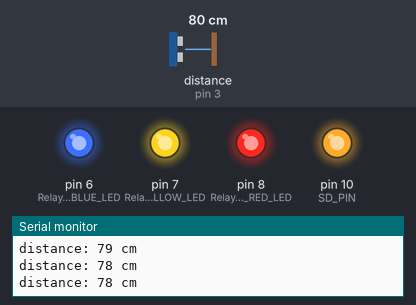
Recording of a sketch running on a simulated Arduino Uno, built with avr-gcc and run on an emulated ATmega328P. On the bench: output pins drawn as LEDs (lit = HIGH), the last lines printed to the serial monitor. Wiring (inferred from the names in the program): ultrasonic range finder: trigger pin 2; echo pin 3. The test bench sets the inputs (shaded band); at power-on: distance to the obstacle (sensor on pin 3) 80 cm. The echo pulse lasts 58.3 µs per cm; storage starts empty; the audio player accepts every command and is not drawn; pins used as bus, display or sensor lines are not drawn.

Above: at 1.3 s.
1.4 s: distance to the obstacle (sensor on pin 3) set to 15 cm
3.2 s: distance to the obstacle (sensor on pin 3) set to 11 cm
At 4.9 s:
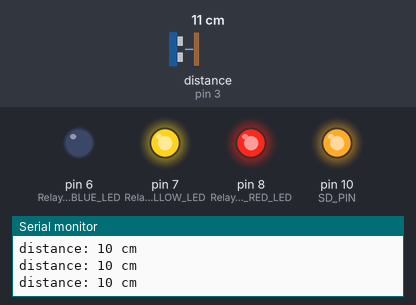
5.5 s: distance to the obstacle (sensor on pin 3) set to 8 cm
At 6.6 s:
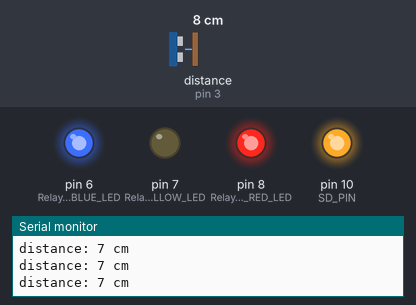
7.5 s: distance to the obstacle (sensor on pin 3) set to 4 cm
At 8.4 s:
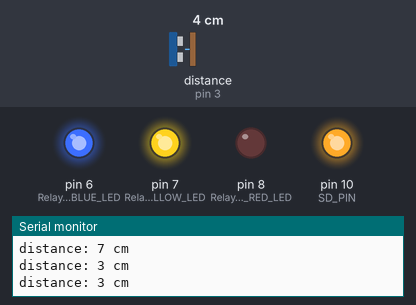
9.5 s: distance to the obstacle (sensor on pin 3) set to 9 cm
At 11.2 s:
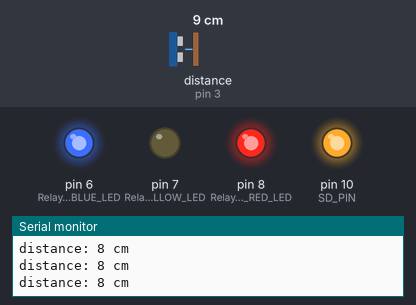
11.5 s: distance to the obstacle (sensor on pin 3) set to 2 cm
At 13.0 s:
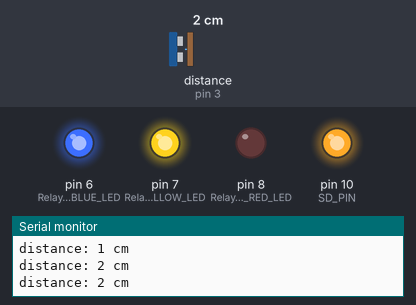
Timing chart, 0 to 14.5 s (numbered marks = the images above; inputs shaded):
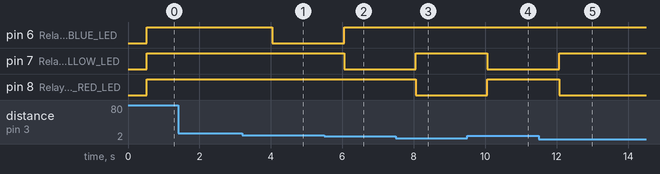

Measured:
- the behaviour switches between 14 and 13 cm on distance to the obstacle (sensor on pin 3) (found by bisection; images 0 and 1)
- the behaviour switches between 10 and 9 cm on distance to the obstacle (sensor on pin 3) (found by bisection; images 1 and 2)
- the behaviour switches between 6 and 5 cm on distance to the obstacle (sensor on pin 3) (found by bisection; images 2 and 3)
- after the input at 3.2 s, pin 6 (Relay1_IN1_BLUE_LED): HIGH → LOW after 0.84 s
- after the input at 5.5 s, pin 6 (Relay1_IN1_BLUE_LED): LOW → HIGH after 0.55 s; pin 7 (Relay1_IN2_YELLOW_LED): HIGH → LOW after 0.55 s
- after the input at 7.5 s, pin 7 (Relay1_IN2_YELLOW_LED): LOW → HIGH after 0.56 s; pin 8 (Relay2_IN1_RED_LED): HIGH → LOW after 0.56 s
- after the input at 9.5 s, pin 7 (Relay1_IN2_YELLOW_LED): HIGH → LOW after 0.56 s; pin 8 (Relay2_IN1_RED_LED): LOW → HIGH after 0.56 s
- after the input at 11.5 s, pin 7 (Relay1_IN2_YELLOW_LED): LOW → HIGH after 0.57 s; pin 8 (Relay2_IN1_RED_LED): HIGH → LOW after 0.57 s

The sketch:

Code.ino
```cpp
#include <TMRpcm.h>
#include <SPI.h>
#include <SD.h>
#define SPEAKER_PIN 9
#define SD_PIN 10
TMRpcm audio;
int trigPin = 2;    // TRIG pin
int echoPin = 3;
long duration;
int distanceCm;

void setup() {
  // begin serial port
  Serial.begin (9600);
  // configure the trigger pin to output mode
  pinMode(trigPin, OUTPUT);
  // configure the echo pin to input mode
  pinMode(echoPin, INPUT);
  // microSD module
  Serial.begin(9600);
  pinMode(SD_PIN, OUTPUT);
    digitalWrite(SD_PIN, HIGH);
  //ADUIO
    if (!SD.begin(SD_PIN)) {
      Serial.println("SD card initialization failed!");
    while (1);
    }
  audio.speakerPin = SPEAKER_PIN;
  audio.setVolume(5);
  audio.quality(1);
  //LEDs
  pinMode(6, OUTPUT); //Relay1 IN1 BLUE LED
  pinMode(7, OUTPUT); //Relay1 IN2 YELLOW LED
  pinMode(8, OUTPUT); //Relay2 IN1 RED LED

}

void loop() {
  // SENSOR
  // begin serial port
  Serial.begin (9600);
  digitalWrite(trigPin, LOW);
  delayMicroseconds(2);
  digitalWrite(trigPin, HIGH);
  delayMicroseconds(10);
  digitalWrite(trigPin, LOW);
  duration = pulseIn(echoPin, HIGH);
  distanceCm = duration * 0.034 / 2;
  Serial.print("distance: ");
  Serial.print(distanceCm);
  Serial.println(" cm");
  delay(500);

  // IF ELSE
if (distanceCm <= 4) {
    redLight();
    audioRed();
  }
  else if(distanceCm >= 4 && distanceCm <= 8){
    yellowLight();
    audioYellow();
  }
  else if(distanceCm >= 8 && distanceCm <= 12){
    blueLight();
    audioBlue();
  }
  else{
    offLight();
  }
}

//LIGHT
void offLight(){
  digitalWrite(6, HIGH);
  digitalWrite(7, HIGH);
  digitalWrite(8, HIGH);
}
void blueLight(){
  digitalWrite(6, LOW);
  digitalWrite(7, HIGH);
  digitalWrite(8, HIGH);
}
void yellowLight(){
  digitalWrite(6, HIGH);
  digitalWrite(7, LOW);
  digitalWrite(8, HIGH);
}
void redLight(){
  digitalWrite(6, HIGH);
  digitalWrite(7, HIGH);
  digitalWrite(8, LOW);
}

  //AUDIO
  void audioBlue(){
    if (!audio.isPlaying()) {
    audio.play("Blue.wav");
    }
  }
  void audioYellow(){
    if (!audio.isPlaying()) {
    audio.play("Yellow.wav");
    }
  }
  void audioRed(){
    if (!audio.isPlaying()) {
    audio.play("Red.wav");
    }
  }
```
